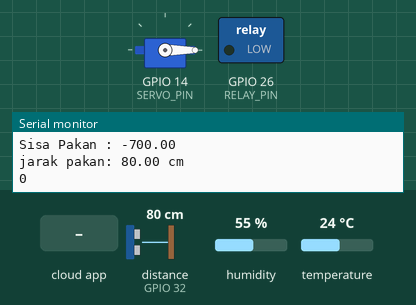
Recording of a sketch running on a simulated ESP32. Parts: servo, switched loads named in the sketch (green lamp = pin HIGH), the last lines printed to the serial monitor. Dashed ring = blinking. The inputs (shaded band) are chosen by the test bench; at power-on: temperature 24 °C, humidity 55 %, distance to the obstacle (sensor on GPIO 32) 80 cm. The echo pulse lasts 58.3 µs per cm; WiFi joins after 1.5 s; servers stay silent unless stated; network time is answered at once with the bench clock; the local clock reads 2024-03-15 10:24:30 at power-on unless the sketch sets it; the Firebase database answers and starts empty.

Above: at 3.2 s.
3.3 s: the phone or cloud app sets Lampu to 1
At 4.7 s:
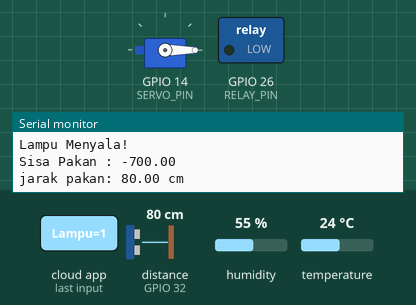
6.9 s: temperature set to 28 °C
11.6 s: temperature set to 31 °C
13.3 s: humidity set to 59 %
16.4 s: humidity set to 62 %
At 18.2 s:
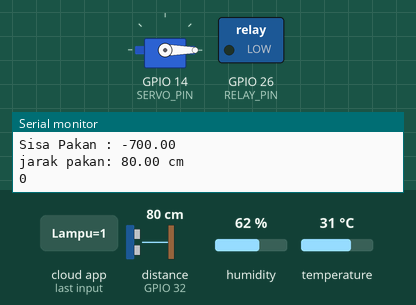
20.4 s: humidity set to 22 %
At 22.3 s:
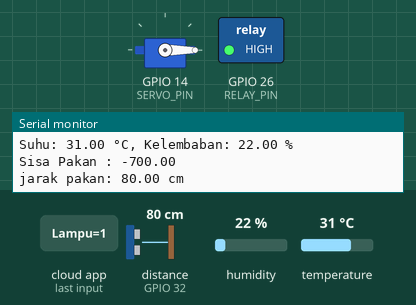
Timing chart, 0 to 23.3 s (numbered marks = the images above; inputs shaded):
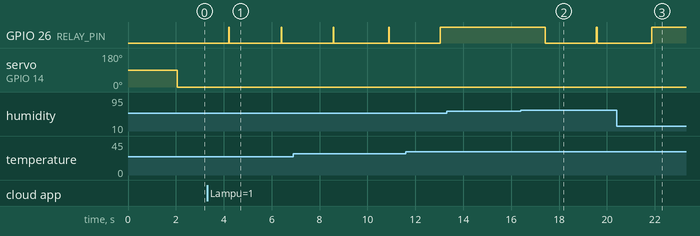

Measured:
- the behaviour switches between 60 and 61 % on humidity (found by bisection; images 1 and 2)
- after the input at 3.3 s, GPIO 26 (RELAY_PIN): alternates HIGH for 0.02 s and LOW for 2.2 s, starting after 0.91 s
- after the input at 16.4 s, GPIO 26 (RELAY_PIN): HIGH → LOW after 1.0 s, → HIGH 2.1 s later, → LOW 0.02 s later
- after the input at 20.4 s, GPIO 26 (RELAY_PIN): goes on until 21.9 s, then stays HIGH

The sketch:

pitiks_fixx.ino
```cpp
#include <WiFi.h>
#include <WiFiUdp.h>
#include <NTPClient.h>
#include <RTClib.h>
#include <DHT.h>
#include <Ultrasonic.h>
#include <ESP32Servo.h>
#include <FirebaseESP32.h>

#define DHT_PIN 25
#define TRIG_PIN 33
#define ECHO_PIN 32
#define RELAY_PIN 26
#define SERVO_PIN 14

char ssid[] = "ZTE_2.4G_rh44JS";
char password[] = "1234567890";

#define FIREBASE_HOST "pitiks-c49b7-default-rtdb.firebaseio.com/"
#define FIREBASE_AUTH "y0AyhGNbDb57FUFmOOB02rxJqG226H0uGhsm5SJq"

WiFiUDP ntpUDP;
DHT dht(DHT_PIN, DHT11);
RTC_DS3231 rtc;
NTPClient timeClient(ntpUDP, "pool.ntp.org");
Ultrasonic ultrasonic(TRIG_PIN, ECHO_PIN);
Servo servo;
FirebaseData firebaseData;
FirebaseConfig firebaseConfig;
FirebaseAuth firebaseAuth;

int currentYear, currentMonth, currentDay, currentHour, currentMinute, currentSecond;
char dateStr[11];
int previousMillis = 0, servoValue, previousFirebase;
float feedPercentage, temperature, humidity;
bool servoRot = false;

void setup() {
  // put your setup code here, to run once:
  Serial.begin(115200);
  WiFi.begin(ssid, password);

  servo.attach(SERVO_PIN);
  WiFi.begin(ssid, password);
  pinMode(RELAY_PIN, OUTPUT);

  while (WiFi.status() != WL_CONNECTED) {
  delay(1000);
  Serial.println("Tidak terhubung ke jaringan WiFi...");
  }

  Serial.println("Terhubung ke jaringan WiFi!");

  timeClient.begin();
  timeClient.setTimeOffset(25200);
  rtc.begin();

  if (rtc.lostPower()) {
    Serial.println("RTC lost power, setting time to default!");
    rtc.adjust(DateTime(F(__DATE__), F(__TIME__)));
  }

  firebaseConfig.host = FIREBASE_HOST;
  firebaseConfig.signer.tokens.legacy_token = FIREBASE_AUTH;
  Firebase.begin(&firebaseConfig, &firebaseAuth);
  Firebase.reconnectWiFi(true);
}

void loop() {
  // put your main code here, to run repeatedly:
  if(millis() - previousMillis >= 1000){
  timeClient.update(); // Perbarui waktu dari server NTP
  unsigned long epochTime = timeClient.getEpochTime(); // Dapatkan waktu epoch dari NTP
  DateTime now = DateTime(epochTime); // Konversi waktu epoch ke DateTime
  currentYear = now.year();
  currentMonth = now.month();
  currentDay = now.day();
  currentHour = now.hour();
  currentMinute = now.minute();
  currentSecond = now.second();

  sprintf(dateStr, "%02d-%02d-%04d", currentDay, currentMonth, currentYear);

  Serial.print("Tanggal: ");
  Serial.print(dateStr);
  Serial.print(" ");
  Serial.print("waktu saat ini: ");
  Serial.print(currentHour);
  Serial.print(":");
  Serial.print(currentMinute);
  Serial.print(":");
  Serial.println(currentSecond);
  previousMillis = millis();
  }

  //Suhu
  temperature = dht.readTemperature();
  humidity = dht.readHumidity();
  Serial.print("Suhu: ");
  Serial.print(temperature);
  Serial.print(" °C, Kelembaban: ");
  Serial.print(humidity);
  Serial.println(" %");
  if (temperature < 30 || humidity > 60) {
    digitalWrite(RELAY_PIN, LOW); // Nyalakan relay jika suhu kurang dari 20°C atau kelembaban lebih dari 60%
    Serial.println("Lampu Menyala!"); // Tambahkan ini
  } else {
    digitalWrite(RELAY_PIN, HIGH); // Matikan relay jika tidak memenuhi kondisi
  }

  //Pakan
  float distance = ultrasonic.read();

  // Hitung persentase sisa pakan
  feedPercentage = 100 - (distance / 10) * 100;
  Serial.print("Sisa Pakan : ");
  Serial.println(feedPercentage);

  // Cetak jarak yang terbaca ke Serial Monitor
  Serial.print("jarak pakan: ");
  Serial.print(distance);
  Serial.println(" cm");

  if (distance < 10) {
    if ((currentHour == 9 && currentMinute == 40 && (currentSecond == 0 || currentSecond ==1)) ||
        (currentHour == 9 && currentMinute == 42 && (currentSecond == 0 || currentSecond ==1)) ||
        (currentHour == 9 && currentMinute == 44 && (currentSecond == 0 || currentSecond ==1)) ||
        (currentHour == 9 && currentMinute == 46 && (currentSecond == 0 || currentSecond ==1))) {
          activateServo(); // Jika jarak kurang dari 10 cm dan waktu sesuai dengan jadwal, aktifkan servo
    }
  }else{
    servo.write(0);
  }

  if(millis() - previousFirebase >= 10000){
    Serial.println("DataSend");
    // Firebase.setStringAsync(firebaseData, "/sensor/date", dateStr);
    Firebase.setFloat(firebaseData, "/sensor/feedPercentage", feedPercentage);
    Firebase.setFloatAsync(firebaseData, "/sensor/temperature", temperature);
    Firebase.setFloatAsync(firebaseData, "/sensor/humidity", humidity);
    previousFirebase = millis();
  }

  if (Firebase.getString(firebaseData, "/sensor/servoValue")){
    String servoValueStr = firebaseData.stringData();
    servoValue = servoValueStr.toInt();
    Serial.println(servoValue*1000);
  }
  if (Firebase.getString(firebaseData, "/sensor/Lampu")) {
      if(firebaseData.dataType() == "string"){
        String Status = firebaseData.stringData();
        Status.replace("\"", "");
        if (Status == "1") {
          Serial.println("Led Menyala");
          digitalWrite(RELAY_PIN, HIGH);
        }else if (Status == "0") {
          Serial.println("led Mati");
          digitalWrite(RELAY_PIN, LOW);
        } else {
          Serial.println("Silahkan hanya isi dengan ON atau OFF");
        }
      }
  }
}

void activateServo() {
  // Aktifkan servo
  servo.write(180); // Posisi 180 derajat membuka servo
  Serial.println("Beri pakan!"); // Tambahkan ini
  delay(servoValue*1000); // Tunggu 1 detik
  servo.write(0); // Nonaktifkan servo setelah diberi pakan
}
```
